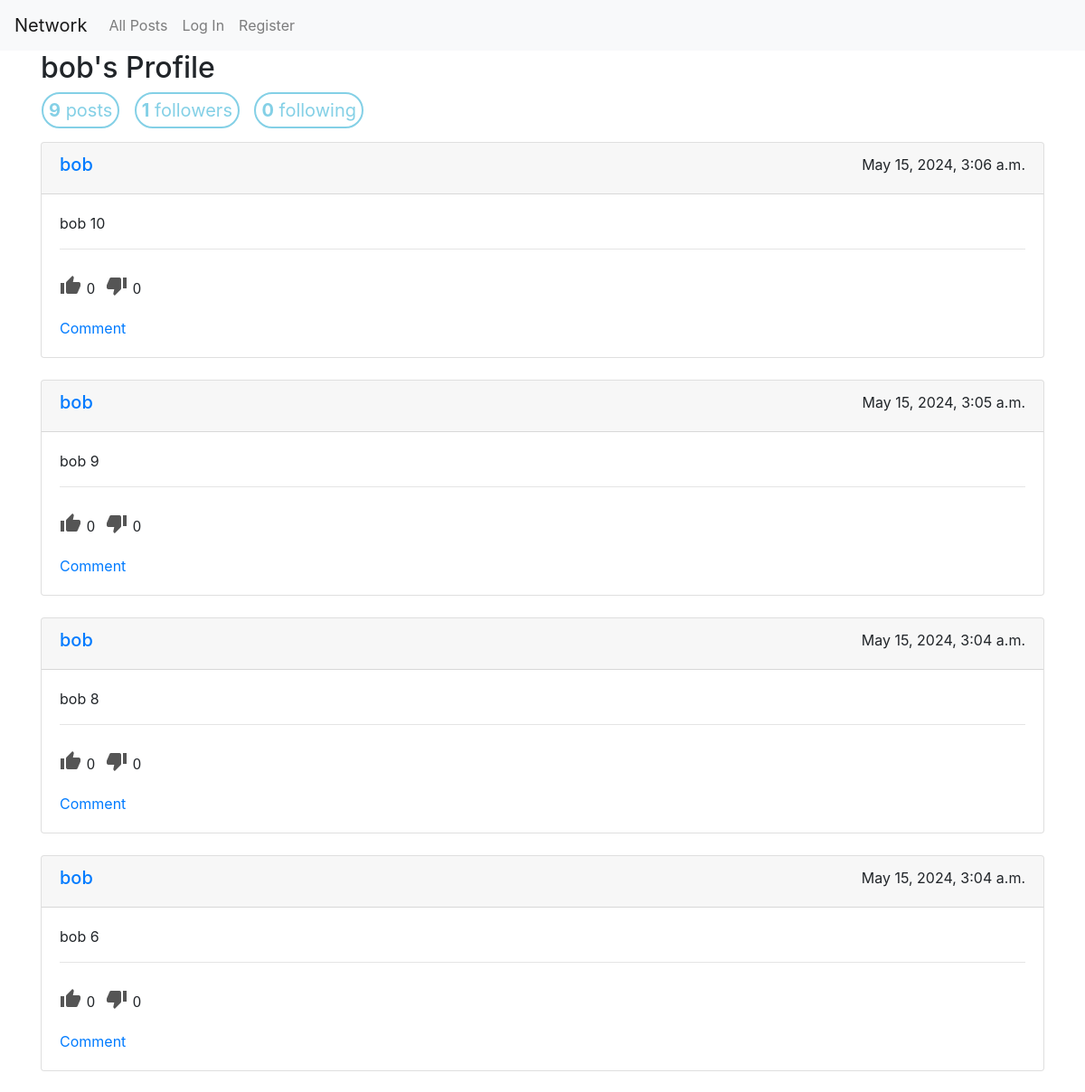
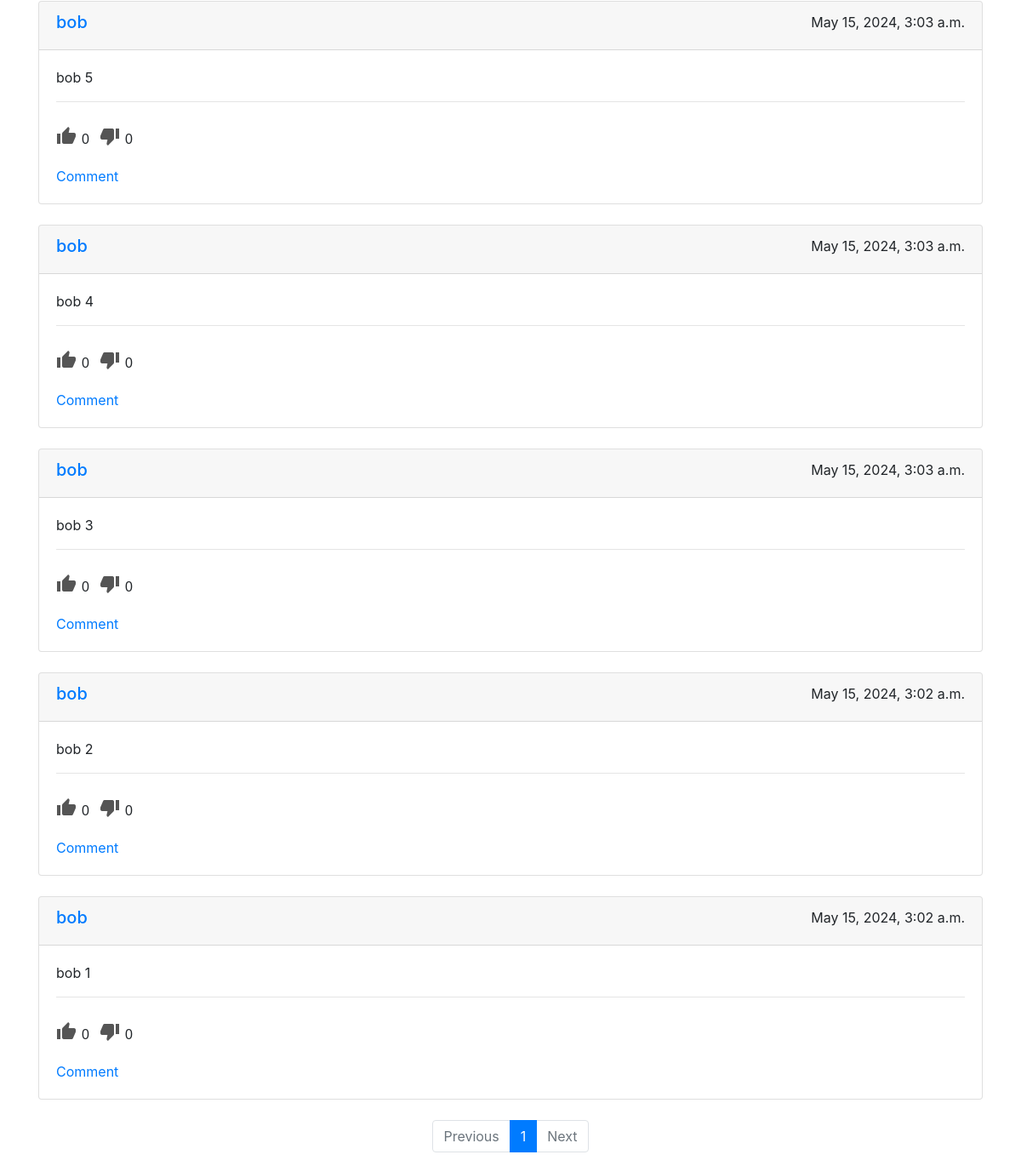
/profile/bob, run on the app's committed database (2 pictures, top to bottom).
### network/models.py (models this page shows)
class User(AbstractUser):
    following = models.ManyToManyField("User", blank=True, related_name="followers")
    def following_num(self):
        return self.following.all().count()
    def follower_num(self):
        return self.followers.all().count()
    def post_num(self):
        return self.posts.all().count()

class Post(models.Model):
    poster = models.ForeignKey(User, on_delete=models.CASCADE, related_name="posts")
    content = models.TextField()
    timestamp = models.DateTimeField(auto_now_add=True)
    likes = models.ManyToManyField(User, blank=True, related_name="liked_posts")
    dislikes = models.ManyToManyField(User, blank=True, related_name="disliked_posts")
    def like_num(self):
        return self.likes.all().count()
    def dislike_num(self):
        return self.dislikes.all().count()

### network/views.py (the view)
# urls.py: path("profile/<str:username>", views.profile, name="profile"),
def profile(request, username):
    if request.GET.get("page") is None:
        page_number = int(1)
    else:
        page_number = request.GET.get("page")
    user = User.objects.get(username=username)
    profile_posts = Post.objects.filter(poster=user).order_by("-timestamp")
    post_paginator = Paginator(profile_posts, NUM)
    post_page = post_paginator.get_page(page_number)
    return render(request, "network/index.html", {
        "title": "My Profile" if user == request.user else f"{user.username}'s Profile",
        "profile": True,
        "user": user,
        "posts_per_page": post_page,
        "form": PostForm()
    })

### network/templates/network/index.html (shortened to what this page needs)
{% extends "network/layout.html" %}
{% block body %}
<div class="container">
    <h2 >{{ title }}</h2>
    {% if profile %}
        <div class="d-flex justify-content-between">
            <div class="text-right">
                <div class="profile">
                    <span class="profile-item"><strong>{{ user.post_num }}</strong> posts</span>
                    <span id="follower_num" class="profile-item"><strong>{{ user.follower_num }}</strong> followers</span>
                    <span id="following_num" class="profile-item"><strong>{{ user.following_num }}</strong> following</span>
                </div>
            </div>
        </div>
    {% endif %}
    <div class="row row-cols-1 row-cols-md-1 g-4">
        {% for post in posts_per_page %}
            <div class="col mb-4"><div id="postId_{{ post.id }}" class="post card">
                <div class="card-header">
                    <div class="d-flex justify-content-between">
                        <div class="text-start"><a href="{% url 'profile' username=post.poster.username %}"><h5>{{ post.poster }}</h5></a></div>
                        <div class="text-end">{{ post.timestamp }}</div>
                    </div>
                </div>
                <div class="card-body">
                    <div class="content" style="display: block;">
                        <p class="content_text card-text">{{ post.content }}</p>
                        <hr/>
                        <div class="d-flex justify-content-between">
                            <div class="text-left">
                                    <div class="post-ratings-container">
                                        {% if request.user in post.likes.all %}
                                            <div class="post-rating post-rating-selected">
                                        {% else %}
                                            <div class="post-rating">
                                        {% endif %}
                                            {% if request.user.is_authenticated %}
                                                <span class="logined post-rating-button material-icons">thumb_up</span>
                                            {% else %}
                                                <a href="{% url 'login' %}"><span class="unlogined post-rating-button material-icons">thumb_up</span></a>
                                            {% endif %}
                                            <span class="post-rating-count">{{ post.like_num }}</span>
                                        </div>
                                        {% if request.user in post.dislikes.all %}
                                            <div class="post-rating post-rating-selected">
                                        {% else %}
                                            <div class="post-rating">
                                        {% endif %}
                                            {% if request.user.is_authenticated %}
                                                <span class="logined post-rating-button material-icons">thumb_down</span>
                                            {% else %}
                                                <a href="{% url 'login' %}"><span class="unlogined post-rating-button material-icons">thumb_down</span></a>
                                            {% endif %}
                                            <span class="post-rating-count">{{ post.dislike_num }}</span>
                                        </div>
                                    </div>
                                <br/>
                                <a class="comment_link" href="">Comment</a>
                            </div>
                        </div>
                    </div>
                </div>
            </div></div>
        {% endfor %}
    </div>
</div>
<div class="pagings">
    <nav aria-label="Page navigation">
        <ul class="pagination justify-content-center">
            {% if not posts_per_page.has_previous %}
                <li class="page-item disabled">
                    <a class="page-link" href="" tabindex="-1" aria-disabled="true">Previous</a>
                </li>
            {% endif %}
            {% for page_index in posts_per_page.paginator.page_range %}
                {% if page_index == posts_per_page.number %}
                    <li class="page-item active" aria-current="page">
                        <a class="page-link" href="?page={{ page_index }}">{{ page_index }}<span class="sr-only">(current)</span></a>
                    </li>
                {% else %}
                    <li class="page-item">
                        <a class="page-link" href="?page={{ page_index }}">{{ page_index }}</a>
                    </li>
                {% endif %}
            {% endfor %}
            {% if not posts_per_page.has_next %}
                <li class="page-item disabled">
                    <a class="page-link" href="" tabindex="-1" aria-disabled="true">Next</a>
                </li>
            {% else %}
                <li class="page-item">
                    <a class="page-link" href="?page={{ posts_per_page.next_page_number }}">Next</a>
                </li>
            {% endif %}
        </ul>
    </nav>
</div>
{% endblock %}

### network/static/network/styles.css (style rules this page uses)
.profile { margin-top: 5px; margin-bottom: 20px; margin-left: -5px; }
.profile-item { margin: 6px; padding: 6px; font-size: 20px; color: rgba(91, 192, 222, 0.75); border: 2px solid rgba(91, 192, 222, 0.75); border-radius: 20px; }
.post-ratings-container { font-family: 'Lexend', sans-serif; display: flex; justify-content: end; padding: 12px 0; margin-bottom: -20px; }
.post-rating { display: flex; align-items: center; cursor: default; }
.post-rating:not(:last-child) { margin-right: 12px; }
.post-rating-button { margin-right: 6px; cursor: pointer; color: #555555; }

### data on the page
User: post_num "9", follower_num "1", following_num "0"
Post: poster "bob", timestamp "May 15, 2024, 3:06 a.m.", content "bob 10", like_num "0", dislike_num "0"
Post: poster "bob", timestamp "May 15, 2024, 3:05 a.m.", content "bob 9", like_num "0", dislike_num "0"
Post: poster "bob", timestamp "May 15, 2024, 3:04 a.m.", content "bob 8", like_num "0", dislike_num "0"
Post: poster "bob", timestamp "May 15, 2024, 3:04 a.m.", content "bob 6", like_num "0", dislike_num "0"
Post: poster "bob", timestamp "May 15, 2024, 3:03 a.m.", content "bob 5", like_num "0", dislike_num "0"
Post: poster "bob", timestamp "May 15, 2024, 3:03 a.m.", content "bob 4", like_num "0", dislike_num "0"
Post: poster "bob", timestamp "May 15, 2024, 3:03 a.m.", content "bob 3", like_num "0", dislike_num "0"
Post: poster "bob", timestamp "May 15, 2024, 3:02 a.m.", content "bob 2", like_num "0", dislike_num "0"
Post: poster "bob", timestamp "May 15, 2024, 3:02 a.m.", content "bob 1", like_num "0", dislike_num "0"

### other printed values
{{ title }} "bob's Profile"
{{ page_index }} "1"
